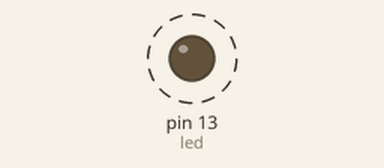
A sketch run on a simulated Arduino Uno, built with avr-gcc and run on an emulated ATmega328P. On the bench: output pins drawn as LEDs (lit = HIGH). Dashed ring = blinking.

Above: at 0.5 s.
Timing chart, 0 to 4.6 s (numbered marks = the images above):
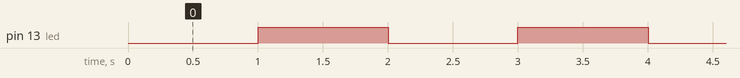

Measured:
- by itself, pin 13 (led): alternates HIGH for 1.0 s and LOW for 1.0 s

The sketch:

timer_exercise_1_c.ino
```cpp
int toggle = 0;
#define led 13
#define CLEAR 0
#define SET 1
#define ON 1
#define OFF 0

//clear = 0
unsigned char timer500ms = CLEAR ;
unsigned long lastimer = CLEAR;
unsigned char ledstatus = ON;

void setup()
{
// put your setup code here, to run once:
pinMode(led, OUTPUT);
}

void timer()
{
    // put your main code here, to run repeatedly:
  unsigned long data;
  timer500ms = CLEAR;


  data = millis();

  if ((data-lastimer)>=1000)
  {
    timer500ms = SET;
    lastimer = millis();
  }

}

void loop()
{

  timer();

  if(timer500ms == SET)
  {


      toggle = !toggle;

      digitalWrite(led,toggle);


  }
}
```
